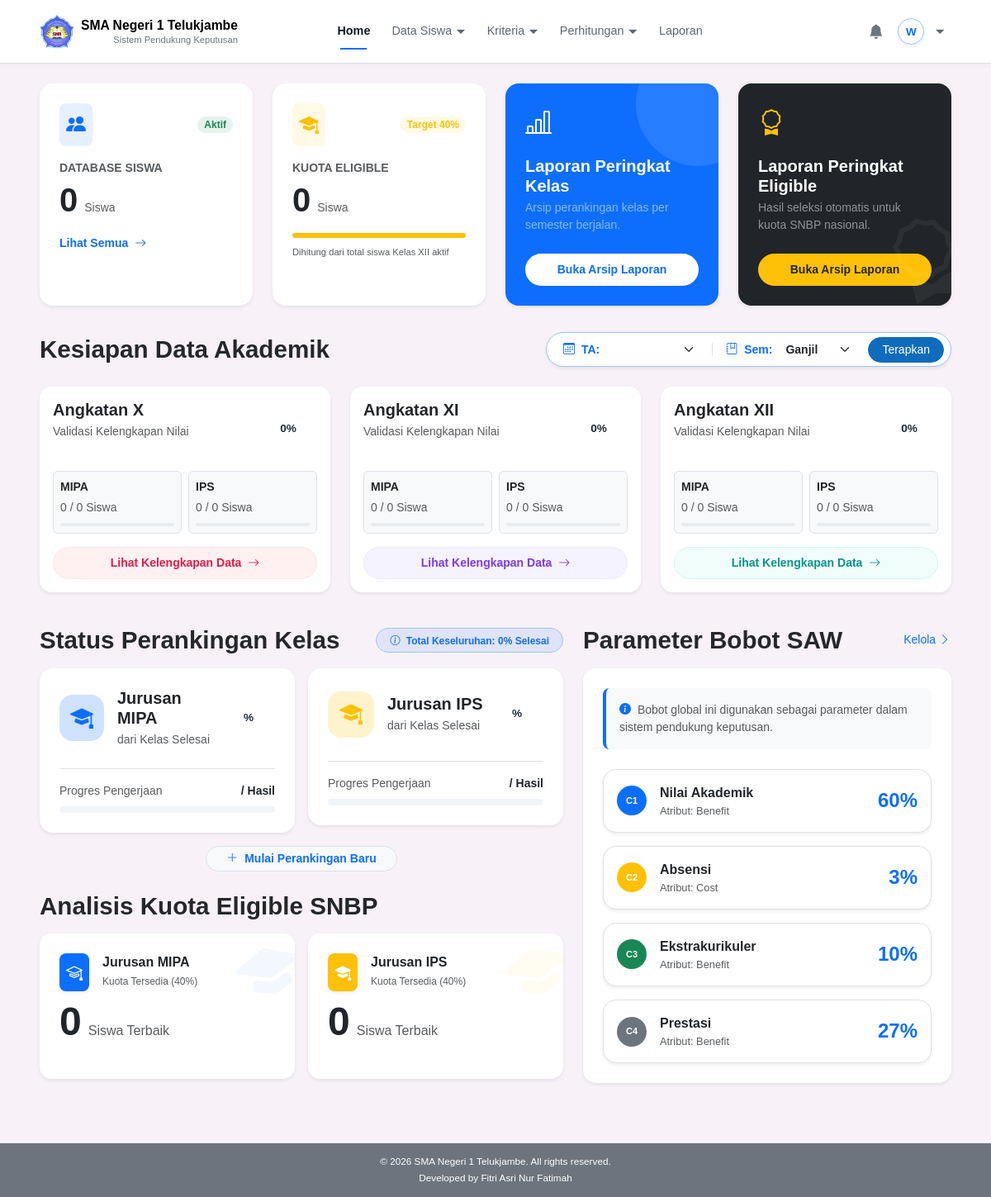
Page /index.php?url=dashboard (signed in) on the committed database.
### tables this page shows
CREATE TABLE kriteria (
    id_kriteria INT AUTO_INCREMENT PRIMARY KEY,
    kode_kriteria VARCHAR(10) NOT NULL UNIQUE,
    nama_kriteria VARCHAR(100) NOT NULL,
    atribut ENUM('benefit', 'cost') NOT NULL,
    bobot DECIMAL(5,2) NOT NULL
);

### app/Views/dashboard/index.php (the view, shortened to what the rows shown need)
<section class="dashboard-section py-2">
    <div class="d-flex align-items-center justify-content-between flex-wrap gap-3 mb-4">
        <div>
            <h2 class="fw-bold mb-0">Kesiapan Data Akademik</h2>
        </div>
    </div>
</section>
<div class="row g-4 mt-2 mb-5">
    <div class="col-12 col-xl-7">
        <section class="dashboard-section mb-4">
            <div class="mb-3 d-flex align-items-center justify-content-between">
                <h2 class="fw-bold mb-0">Status Perankingan Kelas</h2>
            </div>
        </section>
        <section class="dashboard-section <?= (current_user()['role'] === 'kepala_sekolah') ? 'mt-xl-5 pt-xl-4' : ''; ?>">
            <h2 class="fw-bold mb-3">Analisis Kuota Eligible SNBP</h2>
        </section>
    </div>
    <div class="col-12 col-xl-5 d-flex flex-column">
        <section class="dashboard-section h-100 d-flex flex-column">
            <div class="d-flex align-items-center justify-content-between mb-3">
                <h2 class="fw-bold mb-0">Parameter Bobot SAW</h2>
            </div>
            <div class="card border-0 shadow-sm rounded-4 overflow-hidden flex-grow-1 d-flex flex-column saw-card">
                <div class="card-body p-4 flex-grow-1 d-flex flex-column justify-content-center">
                    <div class="d-flex flex-column gap-3">
                        <?php
                        $colors = ['#0d6efd', '#ffc107', '#198754', '#6c757d'];
                        $idx = 0;
                        foreach ($kriteria as $k):
                        ?>
                        <div class="criteria-item p-3 rounded-4 bg-white border d-flex align-items-center justify-content-between transition-all shadow-sm">
                            <div class="d-flex align-items-center gap-3">
                                <div class="criteria-code rounded-circle text-white d-flex align-items-center justify-content-center fw-bold"
                                     style="background-color: <?= $colors[$idx % 4] ?>; width: 36px; height: 36px; font-size: 11px;">
                                    <?= e($k['kode_kriteria']) ?>
                                </div>
                                <div>
                                    <div class="fw-bold text-dark" style="font-size: 1rem;"><?= e($k['nama_kriteria']) ?></div>
                                    <div class="small text-muted" style="font-size: 0.8rem;">Atribut: <?= ucfirst(e($k['atribut'])) ?></div>
                                </div>
                            </div>
                            <div class="text-end">
                                <div class="h4 fw-bold text-primary mb-0"><?= (float)$k['bobot'] * 100 ?>%</div>
                            </div>
                        </div>
                        <?php $idx++; endforeach; ?>
                    </div>
                </div>
            </div>
        </section>
    </div>
</div>
<link rel="stylesheet" href="<?= e(asset('assets/css/pages/dashboard.css')); ?>">

### rows in the picture
kriteria: kode_kriteria "C1", nama_kriteria "Nilai Akademik", atribut "Benefit", (float)$k['bobot']*100 "60"
kriteria: kode_kriteria "C2", nama_kriteria "Absensi", atribut "Cost", (float)$k['bobot']*100 "3"
kriteria: kode_kriteria "C3", nama_kriteria "Ekstrakurikuler", atribut "Benefit", (float)$k['bobot']*100 "10"
kriteria: kode_kriteria "C4", nama_kriteria "Prestasi", atribut "Benefit", (float)$k['bobot']*100 "27"

### other values in the picture
substr($curr['nama'] ?? 'U', 0, 1) "W"
$totalSiswa "0"
$totalSiswaKelasXii "0"
$tingkat "X"
$persenTotal "0"
$jur "MIPA"
$jData['lengkap'] "0"
$jData['total'] "0"
$jur "IPS"
$tingkat "XI"
$tingkat "XII"
$progresRanking['persen'] "0"
$distribusiEligible['MIPA'] "0"
$distribusiEligible['IPS'] "0"
